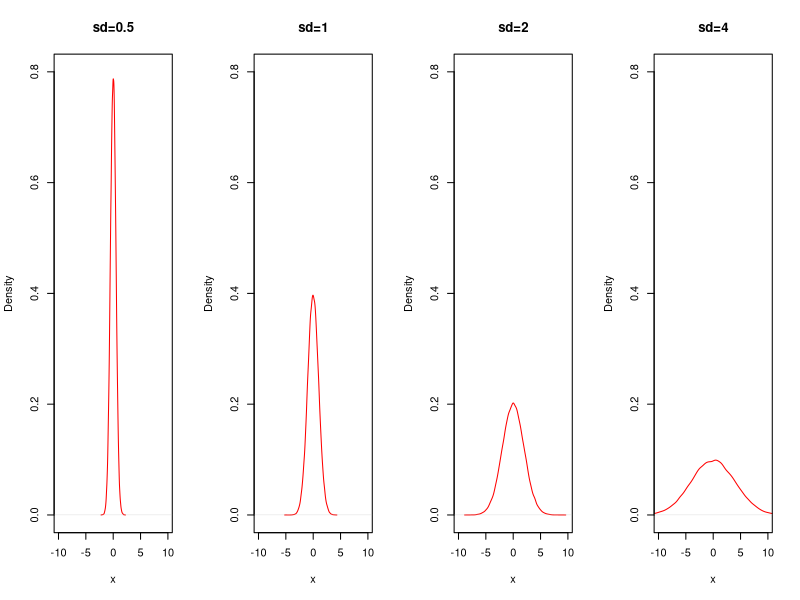
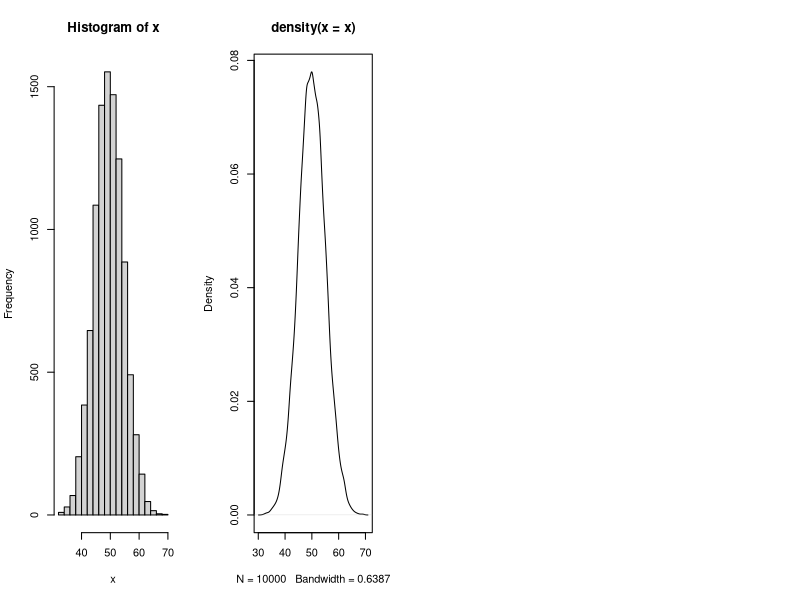

Write the R code that produced these figures, in order.
###########################################################################
###### Probability, Statistics, and Data A Fresh Approach Using R    ######
###### By Darrin Speegle and Bryan Clair                             ######
###### online textbook:                                              ######
###### https://mathstat.slu.edu/~speegle/_book/preface.html          ######
###########################################################################

#############################################################
############ Chapter 4 Continuous Random Variables ############
#############################################################


# Figure 4.6
# Normal distributions with mu=0
# and various values of sigma. 
par(mfrow = c(1, 4))
plot(density(rnorm(99999, 0, 0.5)), xlim = c(-10, 10), col = "red", xlab="x", main = "sd=0.5", ylim = c(0, 0.8))
plot(density(rnorm(99999, 0, 1)), xlim = c(-10, 10), col = "red", xlab="x", main = "sd=1", ylim = c(0, 0.8))
plot(density(rnorm(99999, 0, 2)), xlim = c(-10, 10), col = "red", xlab="x", main = "sd=2", ylim = c(0, 0.8))
plot(density(rnorm(99999, 0, 4)), xlim = c(-10, 10), col = "red", xlab="x", main = "sd=4", ylim = c(0, 0.8))





# Example 4.20
# Let X be Normal(mu=3,sigma=2)
# Find P(X =< 4).
pnorm(4, mean = 3, sd = 2)
# P(0 =< X =<5).
pnorm(5, 3, 2) - pnorm(0, 3, 2)


# Example 4.24
# Suppose you are picking seven women at random from a university 
# to form a starting line-up in an ultimate frisbee game. Assume 
# that women's heights at this university are normally distributed 
# with mean 64.5 inches (5 foot, 4.5 inches) and standard deviation 
# 2.25 inches. What is the probability that 3 or more of the women
# are 68 inches (5 foot, 8 inches) or taller?
pnorm(68, 65, 2.25, lower.tail = FALSE)
sum(dbinom(3:7, 7, 0.09121122))



# Example
# Suppose that the yearly rainfall in Seattle is approximately normally 
# distributed with a mean of 38 inches and standard deviation of 8 inches. 
# 1. What is the probability that it will rain more than 40 inches next year in Seattle?
1 - pnorm(40, 38, 8)
# 2. Find the probability that it will rain between 30 and 50 inches next year in Seattle.
pnorm(50, 38, 8) - pnorm(30, 38, 8)
# 3. What is the 80th percentile of rainfall in Seattle?
qnorm(0.8, 38, 8)
# 4. Between what two values does approximately 95% of Seattle's 
# yearly rainfall fall between?
c(38 - 2 * 8, 38 + 2 * 8)



# 4.4.2 Normal approximation to the binomial
# Theorem 4.6
x <- rbinom(10000, size = 100, prob = 0.5)
hist(x)
plot(density(x))
# theoretical E[X]=np
100*0.5
# estimated E[X]
mean(x)
# theoretical Var[X]=np(1-p)
100*0.5*(1-0.5)
# estimated Var[X]
var(x)


# Example 4.26
# Let X be RV with a binomial distribution with n=300 and p=0.46.
# Compute P(X>150).

# 1. Computing P(X>150) using a binomial distribution RV
1 - pbinom(150, size = 300, prob = 0.46)
# 2. Computing P(X>150) using a normal distribution RV
1-pnorm(150, mean = 300*0.46, sd = sqrt(300*0.46*(1-0.46)))
# we see that  0.07398045 and 0.08224985 are approximately equal. 

